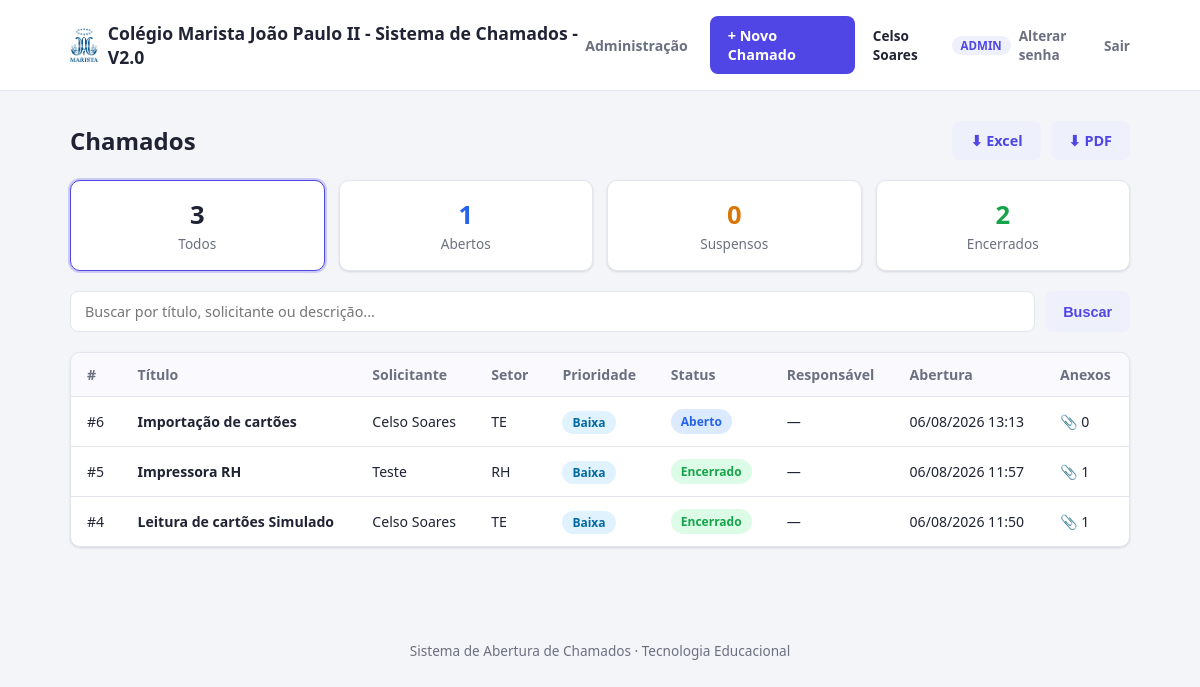
/ (signed in), run on the app's committed database.
### app.py (models this page shows, shortened)
class User(UserMixin, db.Model):
    __tablename__ = "usuarios"
    id = db.Column(db.Integer, primary_key=True)
    nome = db.Column(db.String(120), nullable=False)
    email = db.Column(db.String(150), unique=True, nullable=False)
    senha_hash = db.Column(db.String(255), nullable=False)
    papel = db.Column(db.String(20), default="usuario", nullable=False)
    ativo = db.Column(db.Boolean, default=True, nullable=False)
    data_criacao = db.Column(db.DateTime, default=datetime.utcnow)
    def is_admin(self):
        return self.papel == "admin"

class Chamado(db.Model):
    __tablename__ = "chamados"
    id = db.Column(db.Integer, primary_key=True)
    titulo = db.Column(db.String(150), nullable=False)
    descricao = db.Column(db.Text, nullable=False)
    solicitante = db.Column(db.String(120), nullable=False)
    email_solicitante = db.Column(db.String(150))
    setor = db.Column(db.String(100))
    prioridade = db.Column(db.String(20), default="Média")
    status = db.Column(db.String(20), default="Aberto", nullable=False)
    data_abertura = db.Column(db.DateTime, default=datetime.utcnow)
    data_atualizacao = db.Column(db.DateTime, default=datetime.utcnow, onupdate=datetime.utcnow)
    usuario_id = db.Column(db.Integer, db.ForeignKey("usuarios.id"))
    criado_por = db.relationship("User", foreign_keys=[usuario_id], backref="chamados_criados")
    responsavel_id = db.Column(db.Integer, db.ForeignKey("usuarios.id"))
    responsavel = db.relationship("User", foreign_keys=[responsavel_id], backref="chamados_atribuidos")
    anexos = db.relationship(
        "Anexo", backref="chamado", cascade="all, delete-orphan", lazy=True
    )
    historico = db.relationship(
        "HistoricoStatus", backref="chamado", cascade="all, delete-orphan",
        lazy=True, order_by="HistoricoStatus.data.desc()"
    )
    def badge_class(self):
        return {
            "Aberto": "badge-aberto",
            "Suspenso": "badge-suspenso",
            "Encerrado": "badge-encerrado",
        }.get(self.status, "badge-aberto")

### app.py (the view)
@app.route("/")
@login_required
def index():
    chamados = filtrar_chamados()
    status_filtro = request.args.get("status", "Todos")
    busca = request.args.get("busca", "")
    base_query = Chamado.query
    if current_user.papel == "usuario":
        base_query = base_query.filter_by(usuario_id=current_user.id)
    contadores = {
        "Todos": base_query.count(),
        "Aberto": base_query.filter(Chamado.status == "Aberto").count(),
        "Suspenso": base_query.filter(Chamado.status == "Suspenso").count(),
        "Encerrado": base_query.filter(Chamado.status == "Encerrado").count(),
    }
    return render_template(
        "index.html",
        chamados=chamados,
        status_filtro=status_filtro,
        busca=busca,
        contadores=contadores,
        status_opcoes=STATUS_OPCOES,
    )

### app.py (called while the page is built, shortened)
@login_manager.user_loader
def load_user(user_id):
    return User.query.get(int(user_id))

def filtrar_chamados():
    status_filtro = request.args.get("status", "Todos")
    busca = request.args.get("busca", "").strip()
    query = Chamado.query
    if current_user.is_authenticated and current_user.papel == "usuario":
        query = query.filter_by(usuario_id=current_user.id)
    if status_filtro in STATUS_OPCOES:
        query = query.filter_by(status=status_filtro)
    return query.order_by(Chamado.data_abertura.desc()).all()

### templates/index.html (shortened to what this page needs)
{% extends "base.html" %}
{% block conteudo %}
<div class="cabecalho-pagina">
    <h1>Chamados</h1>
    <div class="acoes-exportar">
        <a href="{{ url_for('exportar_excel', status=status_filtro, busca=busca) }}" class="btn btn-secundario">⬇ Excel</a>
        <a href="{{ url_for('exportar_pdf', status=status_filtro, busca=busca) }}" class="btn btn-secundario">⬇ PDF</a>
    </div>
</div>
<div class="resumo-cards">
    <a href="{{ url_for('index', status='Todos') }}" class="card-resumo {{ 'ativo' if status_filtro == 'Todos' }}">
        <span class="numero">{{ contadores['Todos'] }}</span>
        <span class="rotulo">Todos</span>
    </a>
    <a href="{{ url_for('index', status='Aberto') }}" class="card-resumo aberto {{ 'ativo' if status_filtro == 'Aberto' }}">
        <span class="numero">{{ contadores['Aberto'] }}</span>
        <span class="rotulo">Abertos</span>
    </a>
    <a href="{{ url_for('index', status='Suspenso') }}" class="card-resumo suspenso {{ 'ativo' if status_filtro == 'Suspenso' }}">
        <span class="numero">{{ contadores['Suspenso'] }}</span>
        <span class="rotulo">Suspensos</span>
    </a>
    <a href="{{ url_for('index', status='Encerrado') }}" class="card-resumo encerrado {{ 'ativo' if status_filtro == 'Encerrado' }}">
        <span class="numero">{{ contadores['Encerrado'] }}</span>
        <span class="rotulo">Encerrados</span>
    </a>
</div>
<form method="get" class="barra-busca">
    <input type="text" name="busca" placeholder="Buscar por título, solicitante ou descrição..." value="{{ busca }}">
    <button type="submit" class="btn btn-secundario">Buscar</button>
</form>
{% if chamados %}
<div class="tabela-wrapper">
    <table class="tabela">
        <thead>
            <tr>
                <th>#</th>
                <th>Título</th>
                <th>Solicitante</th>
                <th>Setor</th>
                <th>Prioridade</th>
                <th>Status</th>
                <th>Responsável</th>
                <th>Abertura</th>
                <th>Anexos</th>
            </tr>
        </thead>
        <tbody>
            {% for chamado in chamados %}
            <tr onclick="window.location='{{ url_for('detalhe_chamado', chamado_id=chamado.id) }}'">
                <td>#{{ chamado.id }}</td>
                <td class="titulo-cell">{{ chamado.titulo }}</td>
                <td>{{ chamado.solicitante }}</td>
                <td>{{ chamado.setor or '-' }}</td>
                <td><span class="pill pill-{{ chamado.prioridade|lower }}">{{ chamado.prioridade }}</span></td>
                <td><span class="badge {{ chamado.badge_class() }}">{{ chamado.status }}</span></td>
                <td>{{ chamado.responsavel.nome if chamado.responsavel else '—' }}</td>
                <td>{{ chamado.data_abertura.strftime('%d/%m/%Y %H:%M') }}</td>
                <td>📎 {{ chamado.anexos|length }}</td>
            </tr>
            {% endfor %}
        </tbody>
    </table>
</div>
{% else %}
<div class="vazio">
    <p>Nenhum chamado encontrado.</p>
    <a href="{{ url_for('novo_chamado') }}" class="btn btn-primario">Abrir o primeiro chamado</a>
</div>
{% endif %}
{% endblock %}

### templates/base.html (shortened to what this page needs)
<!DOCTYPE html>
<html lang="pt-br">
<head>
    <link rel="stylesheet" href="{{ url_for('static', filename='style.css') }}">
</head>
<body>
    <header class="topbar">
        <div class="container topbar-inner">
            <a href="{{ url_for('index') }}" class="logo">
                <img src="{{ url_for('static', filename='img/logo.png') }}" alt="Marista" class="logo-img">
                <span>Colégio Marista João Paulo II - Sistema de Chamados - V2.0</span>
            </a>
            <div class="topbar-acoes">
                {% if current_user.is_authenticated and current_user.is_admin() %}
                <a href="{{ url_for('admin_usuarios') }}" class="link-admin">Administração</a>
                {% endif %}
                <a href="{{ url_for('novo_chamado') }}" class="btn btn-primario">+ Novo Chamado</a>
                {% if current_user.is_authenticated %}
                <div class="usuario-info">
                    <span class="usuario-nome">{{ current_user.nome }}</span>
                    <span class="usuario-papel">{{ current_user.papel }}</span>
                    <a href="{{ url_for('alterar_senha') }}" class="link-sair">Alterar senha</a>
                    <a href="{{ url_for('logout') }}" class="link-sair">Sair</a>
                </div>
                {% endif %}
            </div>
        </div>
    </header>
    <main class="container conteudo">
        {% block conteudo %}{% endblock %}
    </main>
    <footer class="rodape">
        <div class="container">
            <p>Sistema de Abertura de Chamados &middot; Tecnologia Educacional</p>
        </div>
    </footer>
</body>
</html>

### data on the page
User: nome "Celso Soares", papel "ADMIN"
Chamado: id "6", titulo "Importação de cartões", solicitante "Celso Soares", setor "TE", prioridade "Baixa", status "Aberto", responsavel "—", data_abertura "06/08/2026 13:13", anexos|length "0"
Chamado: id "5", titulo "Impressora RH", solicitante "Teste", setor "RH", prioridade "Baixa", status "Encerrado", responsavel "—", data_abertura "06/08/2026 11:57", anexos|length "1"
Chamado: id "4", titulo "Leitura de cartões Simulado", solicitante "Celso Soares", setor "TE", prioridade "Baixa", status "Encerrado", responsavel "—", data_abertura "06/08/2026 11:50", anexos|length "1"

### other printed values
{{ contadores['Todos'] }} "3"
{{ contadores['Aberto'] }} "1"
{{ contadores['Suspenso'] }} "0"
{{ contadores['Encerrado'] }} "2"
